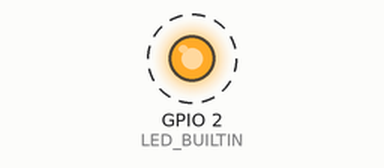
The sketch below on a simulated ESP32. Shown: output pins drawn as LEDs (lit = HIGH). Dashed ring = blinking. WiFi joins after 1.5 s; servers stay silent unless stated; what the sketch prints to the serial monitor is not drawn.

Above: at 2.0 s.
Timing chart, 0 to 6.1 s (numbered marks = the images above):
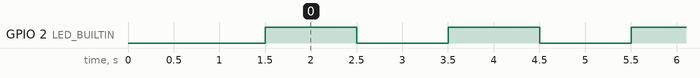

Measured:
- by itself, GPIO 2 (LED_BUILTIN): alternates HIGH for 1.0 s and LOW for 1.0 s

The sketch:

esp32_wifi_connect.ino
```cpp
#include <WebSockets.h>
#include <WebSocketsClient.h>
#include <WebSocketsServer.h>

#include "WiFi.h"

const char* ssid = "net-kak";
const char* password =  "11223344";

const uint16_t port = 19009;
const char* host = "203.157.118.123";

WebSocketsClient webSocket;

void webSocketEvent(WStype_t type, uint8_t* payload, size_t length)
{
  switch (type)
  {
  case WStype_DISCONNECTED:

    break;
  case WStype_CONNECTED:

    webSocket.sendTXT("Connected\r\n");
    break;
  case WStype_TEXT:

    break;
  case WStype_BIN:

    break;
  }
}

void setup() {

  Serial.begin(115200);
  pinMode(LED_BUILTIN, OUTPUT);

  WiFi.begin(ssid, password);
  while (WiFi.status() != WL_CONNECTED) {
    delay(500);
    Serial.println("Try to Connecting Wifi.");
  }

  Serial.print("WiFi connected with IP: ");
  Serial.println(WiFi.localIP());

  webSocket.begin("203.157.118.123", 19009, "/sc1/A001");
  webSocket.onEvent(webSocketEvent);


}

void blink(){
  digitalWrite(LED_BUILTIN, HIGH);
  delay(1000);
  digitalWrite(LED_BUILTIN, LOW);
  delay(1000);
}

void loop() {

  WiFiClient client;
  blink();

}
```
